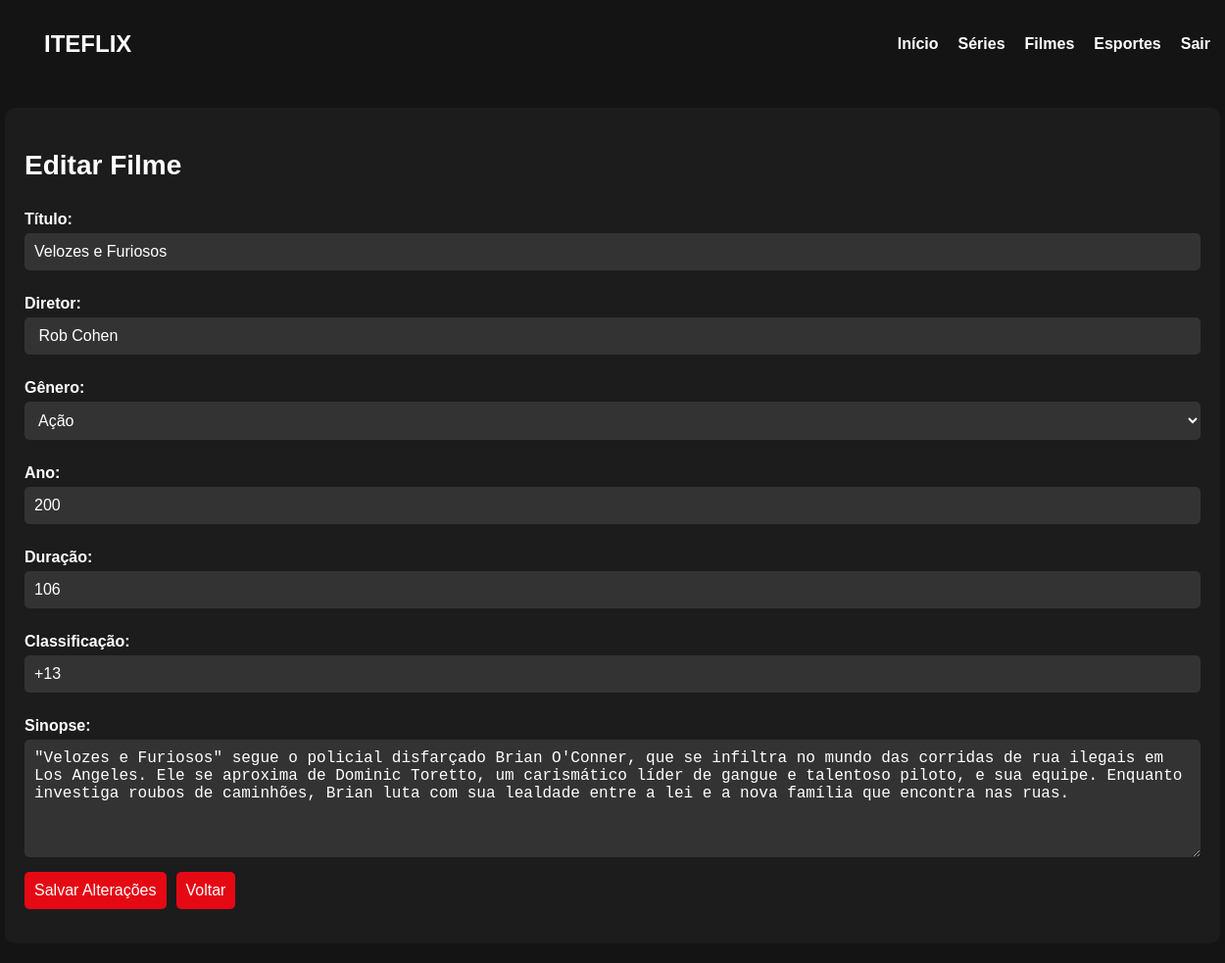
/filmes/editar_filme.php?id=10, run on the app's committed database.
### tables this page shows
CREATE TABLE `filmes` (
  `id_filmes` int(11) NOT NULL,
  `titulo` varchar(255) DEFAULT NULL,
  `diretor` varchar(255) DEFAULT NULL,
  `ano` int(11) DEFAULT NULL,
  `duracao` int(11) DEFAULT NULL,
  `classificacao` varchar(50) DEFAULT NULL,
  `sinopse` text DEFAULT NULL,
  `genero_id` int(11) NOT NULL
);

### filmes/editar_filme.php (the view, shortened to what this page needs)
<?php
include '../conexao.php';
if (isset($_GET['id']) && is_numeric($_GET['id'])) {
    $id_filme = $_GET['id'];
    $sql = "SELECT * FROM filmes WHERE id_filmes = $id_filme";
    $result = $conn->query($sql);
    if ($result->num_rows > 0) {
        $filme = $result->fetch_assoc();
    } else {
        echo "Filme não encontrado.";
        exit;
    }
} else {
    echo "ID do filme não especificado.";
    exit;
}
?>
<!DOCTYPE html>
<html lang="pt-br">
<head>
</head>
<body>
    <header>
        <div class="navbar">
            <div class="logo">ITEFLIX</div>
            <nav>
                <ul>
                    <li><a href="../dashboard.php">Início</a></li>
                    <li><a href="../series/series.php">Séries</a></li>
                    <li><a href="filmes.php">Filmes</a></li>
                    <li><a href="../esportes/esportes.php">Esportes</a></li>
                    <li><a href="../seguranca/sair.php">Sair</a></li>
                </ul>
            </nav>
        </div>
    </header>
    <section class="content">
        <h2>Editar Filme</h2>
        <form action="editar_filme.php?id=<?php echo $id_filme; ?>" method="POST">
            <label for="titulo">Título:</label>
            <input type="text" name="titulo" value="<?php echo htmlspecialchars($filme['titulo']); ?>" required>
            <label for="diretor">Diretor:</label>
            <input type="text" name="diretor" value="<?php echo htmlspecialchars($filme['diretor']); ?>" required>
            <label for="genero">Gênero:</label>
            <select name="genero" required>
                <?php
                $sql_genero = "SELECT * FROM genero";
                $result_genero = $conn->query($sql_genero);
                if ($result_genero->num_rows > 0) {
                    while ($row_genero = $result_genero->fetch_assoc()) {
                        $selected = ($filme['genero_id'] == $row_genero['id_genero']) ? "selected" : "";
                        echo "<option value='" . $row_genero['id_genero'] . "' $selected>" . htmlspecialchars($row_genero['nome']) . "</option>";
                    }
                }
                ?>
            </select>
            <label for="ano">Ano:</label>
            <input type="number" name="ano" value="<?php echo htmlspecialchars($filme['ano']); ?>" required>
            <label for="duracao">Duração:</label>
            <input type="text" name="duracao" value="<?php echo htmlspecialchars($filme['duracao']); ?>" required>
            <label for="classificacao">Classificação:</label>
            <input type="text" name="classificacao" value="<?php echo htmlspecialchars($filme['classificacao']); ?>" required>
            <label for="sinopse">Sinopse:</label>
            <textarea name="sinopse" required><?php echo htmlspecialchars($filme['sinopse']); ?></textarea>
            <div class="button-container">
                <button type="submit">Salvar Alterações</button>
                <a href="filmes.php"><button type="button">Voltar</button></a>
            </div>
        </form>
    </section>
</body>
</html>

### filmes/editar_filme.php (style rules this page uses)
body { font-family: Arial, sans-serif; background-color: #141414; color: #ffffff; margin: 0; padding: 0; overflow-x: hidden; }
header { background-color: #141414; padding: 20px; width: 100%; z-index: 1000; }
.navbar { display: flex; justify-content: space-between; align-items: center; max-width: 1200px; margin: 0 auto; }
.logo { font-size: 24px; font-weight: bold; }
nav ul { display: flex; list-style: none; padding: 0; }
nav ul li { margin: 0 10px; }
nav ul li a { text-decoration: none; color: #ffffff; font-weight: bold; }
.content { padding: 20px; max-width: 1200px; margin: 20px auto; background-color: #1c1c1c; border-radius: 10px; }
.content h2 { font-size: 28px; margin-bottom: 20px; }
form { display: flex; flex-direction: column; }
label { margin: 10px 0 5px; font-weight: bold; }
input, select, textarea, button { padding: 10px; margin-bottom: 15px; border-radius: 5px; border: none; font-size: 16px; }
input, select, textarea { background-color: #333; color: #ffffff; }
.button-container { display: flex; justify-content: flex-start; gap: 10px; }
button { background-color: #e50914; color: #ffffff; cursor: pointer; }
textarea { resize: vertical; min-height: 100px; }

### data on the page
filmes: titulo "Velozes e Furiosos", diretor "Rob Cohen", ano "200", duracao "106", classificacao "+13", sinopse "\"Velozes e Furiosos\" segue o policial disfarçado Brian O'Conner, que se infiltra no mundo das corridas de rua ilegais em Los Angeles. Ele se aproxima de Dominic Toretto, um carismático líder de gangue e talentoso piloto, e sua equipe. Enquanto investiga roubos de caminhões, Brian luta com sua lealdade entre a lei e a nova família que encontra nas ruas."

### other printed values
form field genero "Ação"
